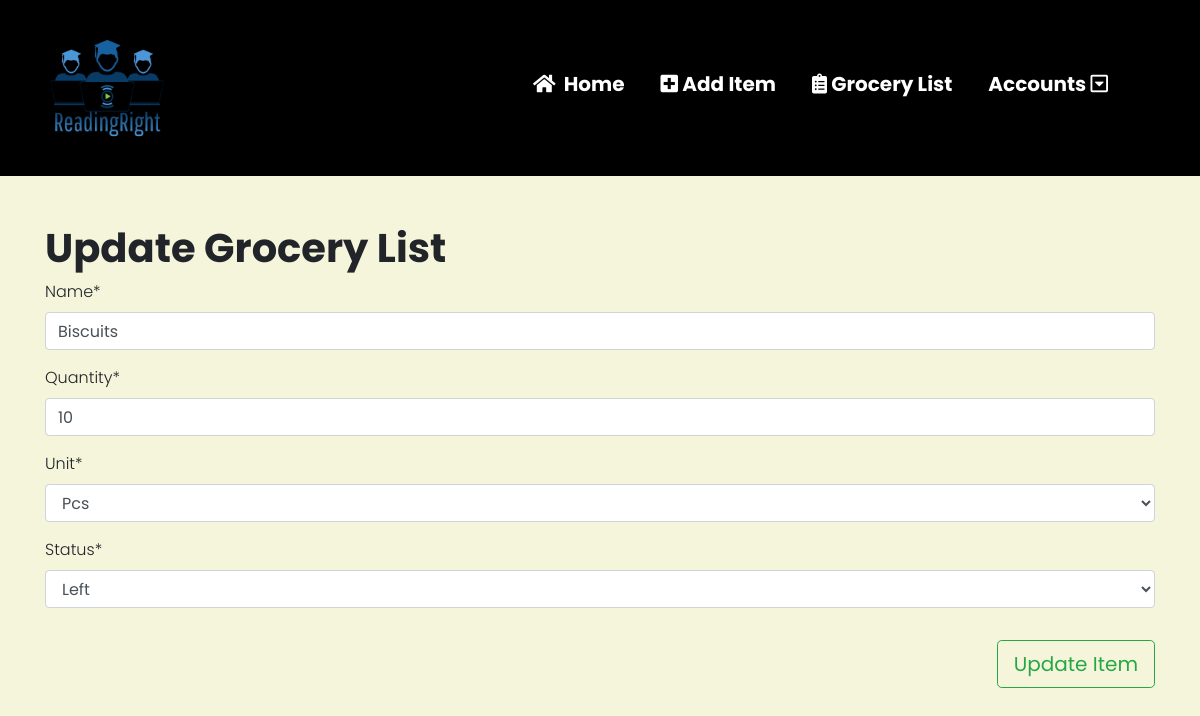
/updateitem/3 (signed in), run on the app's committed database.
### home/models.py (models this page shows, shortened)
class Product(models.Model):
    name = models.CharField(max_length = 300)
    quantity = models.IntegerField()
    unit = models.CharField(max_length = 5, choices = UNIT_CHOICES)
    status = models.CharField(max_length = 150, choices = STATUS)
    user = models.ForeignKey(User, on_delete = models.CASCADE)
    date_created = models.DateTimeField(auto_now_add = True)
    updated = models.DateTimeField(auto_now = True)

### home/views.py (the view)
# urls.py: path('updateitem/<int:id>', Updateitem, name = "updateitem"),
def Updateitem(request, id):
    obj = Product.objects.get(pk=id)
    form = AddItemForm(request.POST or None, instance=obj)
    confirm = False
    if request.method == 'POST':
        if form.is_valid():
            form.save()
            confirm = True
    data = {
        'obj': obj,
        'form': form,
        'confirm': confirm
    }
    return render(request, 'updateitem.html', data)

### home/forms.py
class AddItemForm(ModelForm):
    class Meta:
        model = Product
        fields = ('name', 'quantity', 'unit', 'status')

### home/templates/updateitem.html (shortened to what this page needs)
{% extends 'base.html' %}
{% load crispy_forms_tags %}
{% block content %}
    {% if user.is_authenticated %}
        <div class="container mt-5">
            <h1>Update Grocery List</h1>
            <form method = "POST">
               {{form|crispy}}
               <button type = "submit" class = "btn btn-lg btn-outline-success mt-3" style = "float: right"> Update Item </button>
            </form>
        </div>
    {% endif %}
{% endblock %}

### static/style.css (style rules this page uses)
body { font-family: 'Poppins', sans-serif; font-weight: 300; background-color: beige; }
h1, h2, h3, h4, h5 { font-family: 'Poppins', sans-serif; font-weight: 700; }

### data on the page
Product: name "Biscuits", quantity "10", unit "Pcs", status "Left"
